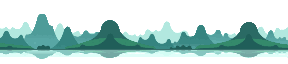
#> input picture tools/art/pixellab/fields/back-eastasia-raw.png, 288 x 64 px
$ python pixellab_faces.py pixellab/fields/back-eastasia-raw.png pixellab/fields/SHEET.png
#> lines starting #> are read from the running program, lines starting #| are printed output that depends on the picture; after the words box and inside, x2 and y2 are one past the last pixel; in counts of white or black regions, pixels touching at a corner belong together
### tools/art/pixellab_batch.py
"""Generate PixelLab animal art straight from the REST API (no AI in the loop; the user's style, 2026-10-23).

    PIXELLAB_TOKEN=... python3 tools/art/pixellab_batch.py <list.txt> <out_dir> [--cap 2.00] [--workers 4]

<list.txt>: lines 'id|name|kind|pose' (pose: ground, flying, standing; a header line is skipped).
Per animal, as approved by the user (see STATE.md, "PIXELLAB PREVIEW"):
  <id>-s.png      in-flight sprite: pixflux 32x32, flat 2D side-on, black outline, flat shading, low detail
  <id>-a0..a3.png animate-with-text-v3, 4 frames
  <id>-f0/f1.png  frames a0 and a2 reduced TOGETHER to 10 colours (one shared palette)
  <id>-card.png   collection card: pixen 64x64, realistic field-guide, plain background
Resume-safe (existing files are skipped). provenance.jsonl and spend.jsonl are appended in <out_dir>.
Stops starting new animals once the batch has spent --cap US dollars.
The token comes from the environment only, and is never printed or written anywhere.
"""
import argparse
import base64
import json
import os
import threading
import time
import urllib.error
import urllib.request
from concurrent.futures import ThreadPoolExecutor
from datetime import date
from pathlib import Path

API = 'https://api.pixellab.ai/v2'
SWIM = ('salmon', 'pirarucu', 'dolphin', 'turtle', 'seal', 'oyster', 'loggerhead', 'whale')
lock = threading.Lock()
spent = [0.0]


def call(path, body=None, method='POST', tries=6):
    req = urllib.request.Request(API + path, method=method, data=json.dumps(body).encode() if body is not None else None,
                                 headers={'Authorization': 'Bearer ' + os.environ['PIXELLAB_TOKEN'], 'Content-Type': 'application/json'})
    for k in range(tries):
        try:
            with urllib.request.urlopen(req, timeout=180) as r:
                return json.loads(r.read())
        except urllib.error.HTTPError as e:
            msg = e.read().decode(errors='replace')[:300]
            if e.code in (429, 500, 502, 503, 504) and k < tries - 1:
                time.sleep(5 * (k + 1)); continue   # busy (another batch or session shares the account)
            raise RuntimeError(f'{path}: HTTP {e.code} {msg}')
        except urllib.error.URLError:
            if k < tries - 1: time.sleep(5 * (k + 1)); continue
            raise


def b64(path): return {'type': 'base64', 'base64': base64.b64encode(Path(path).read_bytes()).decode(), 'format': 'png'}
def save(img, path): Path(path).write_bytes(base64.b64decode(img['base64']))


def log(out, name, rec):
    with lock:
        with open(Path(out) / name, 'a') as f: f.write(json.dumps(rec) + '\n')


# [18 lines left out: functions charge, phrase, not called in this run]


def card_prompt(name):
    return (f'realistic field-guide pixel art of a {name}, adult, accurate anatomy and true proportions, natural colours, full '
            'body, side view, plain empty transparent background, no ground, no grass, no scenery, no text, not chibi, not cartoon')


NO_ANIMATE = [False]   # --no-animate (the user's art budget, 2026-10-28): 2 gens an animal; the walk frames are made here


# [62 lines left out: functions local_frames, animal, main, not called in this run]


# [2 lines that do not run on import are left out]

### tools/art/pixellab_faces.py
"""The overheating-planet faces from ONE PixelLab face (the user, 2026-10-24: "the shape and size should stay the
same for each face ... just get redder, and the face's emotion should change").

    PIXELLAB_TOKEN=... python3 tools/art/pixellab_faces.py <happy.png> <out_dir>

Each mood: the happy face's colours are warmed (code, so the outline never moves), then PixelLab inpaint-v3
repaints ONLY the eyes-and-mouth box; only masked pixels are pasted back, snapped to the face's own palette
plus a few face colours. 10 generations per mood. Writes face-<mood>.png (32x32) and provenance.jsonl.
"""
import base64
import io
import json
import sys
import time
from datetime import date
from pathlib import Path

from PIL import Image

sys.path.insert(0, str(Path(__file__).resolve().parent))
from pixellab_batch import call, log  # noqa: E402

BOX = (7, 10, 25, 25)   # x0, y0, x1, y1 (exclusive): eyes and mouth on the 32x32 happy face
MOODS = {   # warmth 0..1 (hue pulled towards red, more saturated), what the face shows
    'ok': (0.25, 'a slightly nervous face, small uneasy smile, eyebrows tilted up worried'),
    'hot': (0.6, 'a worried hot face, eyebrows up, small wobbly open mouth, one blue sweat drop on the forehead'),
    'melting': (0.95, 'a crying face, eyes squeezed shut with big blue tears streaming down the cheeks, wailing open mouth'),
}
EXTRA = [(255, 255, 255), (20, 20, 28), (230, 90, 100), (120, 190, 255)]   # white, dark, mouth pink, sweat blue


def warm(rgb, t):
    """Blend towards a hot colour of the same brightness: yellowish, then orange, then red as t grows."""
    if max(rgb) < 50 or min(rgb) > 225:   # the outline and the eye whites keep their colour
        return rgb
    hot = [round(255 + (220 - 255) * t), round(200 + (50 - 200) * t), round(60 + (30 - 60) * t)]
    lum = lambda c: 0.3 * c[0] + 0.59 * c[1] + 0.11 * c[2]
    k = lum(rgb) / lum(hot)
    hot = [min(255, c * k) for c in hot]
    mix = min(1, 0.35 + 0.65 * t) if t > 0.3 else t * 1.5
    return tuple(round(c + (h - c) * mix) for c, h in zip(rgb, hot))


def b64img(im):
    buf = io.BytesIO(); im.convert('RGB').save(buf, 'PNG')
    return {'image': {'type': 'base64', 'base64': base64.b64encode(buf.getvalue()).decode(), 'format': 'png'},
            'size': {'width': im.width, 'height': im.height}}


def first_b64(o):
    if isinstance(o, dict):
        if 'base64' in o: return o['base64'].split(',')[-1]
        o = list(o.values())
    if isinstance(o, list):
        for v in o:
            r = first_b64(v)
            if r: return r
    return None


def inpaint(img, desc):
    mask = Image.new('RGB', img.size, (0, 0, 0)); mask.paste((255, 255, 255), BOX)
    flat = Image.new('RGBA', img.size, (110, 198, 232, 255)); flat.alpha_composite(img)
    job = call('/inpaint-v3', {'description': desc, 'seed': 7, 'inpainting_image': b64img(flat), 'mask_image': b64img(mask)})
    for _ in range(90):
        time.sleep(4)
        r = call(f"/background-jobs/{job['background_job_id']}", method='GET')
        if r.get('status') == 'completed': return Image.open(io.BytesIO(base64.b64decode(first_b64(r['last_response'])))).convert('RGBA')
        if r.get('status') == 'failed': raise RuntimeError(f'inpaint failed: {json.dumps(r)[:300]}')
    raise RuntimeError('inpaint timed out')


def main():
    happy = Image.open(sys.argv[1]).convert('RGBA'); out = Path(sys.argv[2]); out.mkdir(parents=True, exist_ok=True)
#> in main, happy is the input picture: PIL image 288x64 RGBA; mean R, G, B, A 46.3, 74.6, 71.1, 113.5
    for mood, (t, face) in MOODS.items():
        dst = out / f'face-{mood}.png'
        if dst.exists(): print('skip', mood); continue
        base = happy.copy(); px = base.load()
        for y in range(32):
            for x in range(32):
                r, g, b, a = px[x, y]
                if a: px[x, y] = (*warm((r, g, b), t), a)
        palette = sorted({p[:3] for p in base.getdata() if p[3]}) + EXTRA
#> palette = 40 items, first 6: (32, 94, 89), (35, 100, 92), (41, 115, 97), (42, 106, 100), (50, 132, 106), (52, 138, 107)
        desc = f'pixel art planet Earth face icon, {face}, same style, black outline'
        got = inpaint(base, desc).resize(base.size, Image.NEAREST)
#> in inpaint, `mask = Image.new('RGB', img.size, (0, 0, 0))`: mask: PIL image 288x64 RGB; every value is 0
#> in inpaint, `mask.paste((255, 255, 255), BOX)`:
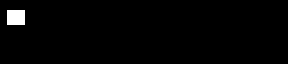
#> mask: PIL image 288x64 RGB; 1.5% white; 1 white region, box (x1, y1, x2, y2) and area: (7, 10, 25, 25) 270
#> in inpaint, `flat = Image.new('RGBA', img.size, (110, 198, 232, 255))`:
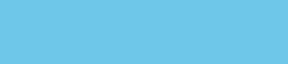
#> flat: PIL image 288x64 RGBA; mean R, G, B, A 110, 198, 232, 255
#> in inpaint, `flat.alpha_composite(img)`:
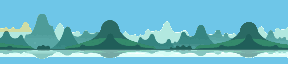
#> flat: PIL image 288x64 RGBA; mean R, G, B, A 107.5, 184.4, 199.3, 255
        gp, bp = got.load(), base.load()
        for y in range(BOX[1], BOX[3]):
            for x in range(BOX[0], BOX[2]):
                if bp[x, y][3] == 0: continue   # keep the round outline exactly
                c = gp[x, y][:3]
                bp[x, y] = (*min(palette, key=lambda q: sum((q[i] - c[i]) ** 2 for i in range(3))), 255)
        base.save(dst)
        log(out, 'provenance.jsonl', {'file': dst.name, 'tool': 'inpaint-v3 on face-happy (recoloured)', 'prompt': desc,
                                      'warmth': t, 'box': BOX, 'size': '32x32', 'date': date.today().isoformat()})
        print('done', mood)


if __name__ == '__main__':
#> (the run stopped early here; a loop or call above may not have finished)

$ run again, on tools/art/pixellab/fields/back-islandforest-raw.png
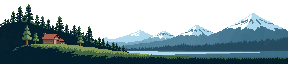
#> input picture tools/art/pixellab/fields/back-islandforest-raw.png, 288 x 64 px
#> in main, happy is the input picture: PIL image 288x64 RGBA; mean R, G, B, A 38.6, 55.2, 58, 147.2
#> palette = 53 items, first 6: (3, 30, 44), (7, 32, 34), (7, 33, 46), (12, 6, 0), (16, 43, 48), (21, 52, 47)
#> mask: PIL image 288x64 RGB; every value is 0
#> mask: PIL image 288x64 RGB; 1.5% white; 1 white region, box (x1, y1, x2, y2) and area: (7, 10, 25, 25) 270
#> in inpaint, `flat.alpha_composite(img)`:
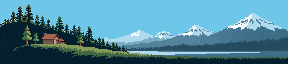
#> flat: PIL image 288x64 RGBA; mean R, G, B, A 80.2, 136.3, 155.9, 255

$ run again, on tools/art/pixellab/fields/back-mediterranean-raw.png
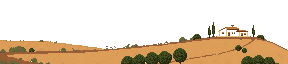
#> input picture tools/art/pixellab/fields/back-mediterranean-raw.png, 288 x 64 px
#> in main, happy is the input picture: PIL image 288x64 RGBA; mean R, G, B, A 64.2, 47.3, 25.9, 91.5
#> palette = 22 items, first 6: (39, 40, 15), (45, 46, 18), (56, 61, 23), (65, 78, 30), (73, 84, 32), (94, 90, 47)
#> mask: PIL image 288x64 RGB; every value is 0
#> mask: PIL image 288x64 RGB; 1.5% white; 1 white region, box (x1, y1, x2, y2) and area: (7, 10, 25, 25) 270
#> in inpaint, `flat.alpha_composite(img)`:
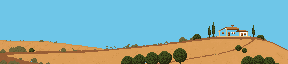
#> flat: PIL image 288x64 RGBA; mean R, G, B, A 134.8, 174.2, 174.6, 255

$ run again, on tools/art/pixellab/fields/back-monsoon-raw.png
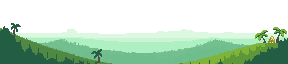
#> input picture tools/art/pixellab/fields/back-monsoon-raw.png, 288 x 64 px
#> in main, happy is the input picture: PIL image 288x64 RGBA; mean R, G, B, A 62.9, 91.7, 68.3, 127.6
#> palette = 24 items, first 6: (35, 93, 68), (38, 98, 66), (60, 83, 51), (64, 88, 50), (80, 137, 67), (81, 75, 71)
#> mask: PIL image 288x64 RGB; every value is 0
#> mask: PIL image 288x64 RGB; 1.5% white; 1 white region, box (x1, y1, x2, y2) and area: (7, 10, 25, 25) 270
#> in inpaint, `flat.alpha_composite(img)`:
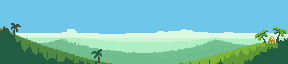
#> flat: PIL image 288x64 RGBA; mean R, G, B, A 118, 190.6, 184.1, 255
